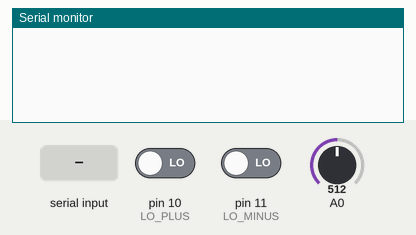
A sketch run on a simulated Arduino Uno, built with avr-gcc and run on an emulated ATmega328P. Shown: the last lines printed to the serial monitor. Inputs (shaded band) come from the test bench; at power-on: pin 10 (LO_PLUS) LOW, pin 11 (LO_MINUS) LOW, A0 = 512.

Above: at 1.2 s.
1.3 s: "HELLO\n" received over Serial
At 1.7 s:
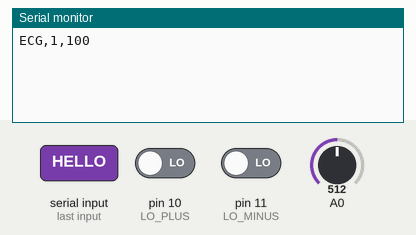
2.8 s: byte 10 ('\n') received over Serial
At 4.0 s:
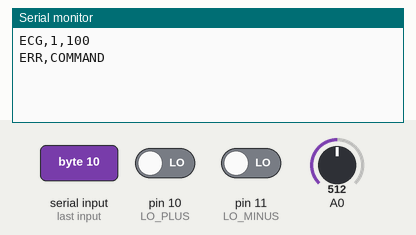
4.3 s: "START\n" received over Serial
At 5.0 s:
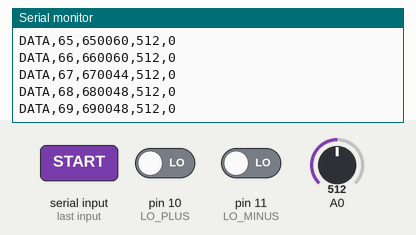
5.8 s: "PLOT\n" received over Serial
At 6.7 s:
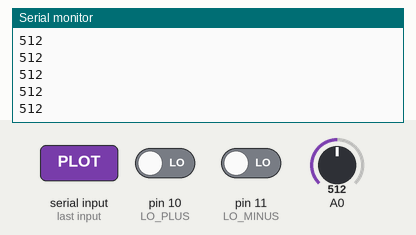
7.7 s: "STOP\n" received over Serial
At 8.9 s:
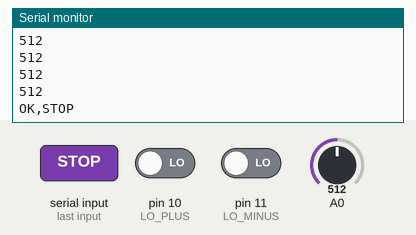

The sketch:

ECG_Mega.ino
```cpp
#include <Arduino.h>
#include <string.h>

// Protocolo ECG/1. Solo pruebas de banco, sin electrodos en personas.
const uint16_t FS = 100; // 10 ms, como el sketch original. También se admite 250 Hz.
const uint32_t PERIOD_US = 1000000UL / FS;
const bool CHECK_LEADS = true; // Activar solo tras confirmar el cableado.
const uint8_t LO_PLUS = 10, LO_MINUS = 11;
bool streaming = false, plotOnly = false;
uint32_t nextSample = 0, seq = 0, origin = 0;
char command[24];
uint8_t length = 0;
bool overflow = false;

void handleCommand() {
  if (!strcmp(command, "HELLO")) {
    streaming = false; plotOnly = false;
    Serial.print(F("ECG,1,")); Serial.println(FS);
  } else if (!strcmp(command, "START") || !strcmp(command, "PLOT")) {
    streaming = false;
    plotOnly = !strcmp(command, "PLOT");
    if (!plotOnly) Serial.println(F("OK,START"));
    seq = 0;
    origin = micros(); nextSample = origin;
    streaming = true;
  } else if (!strcmp(command, "STOP")) {
    streaming = false; plotOnly = false;
    Serial.println(F("OK,STOP"));
  } else {
    Serial.println(F("ERR,COMMAND"));
  }
}
void setup() {
  Serial.begin(115200);
  analogReference(DEFAULT);
  pinMode(A0, INPUT);
  if (CHECK_LEADS) {
    pinMode(LO_PLUS, INPUT);
    pinMode(LO_MINUS, INPUT);
  }
}
void loop() {
  // Limitar el trabajo de lectura por iteracion.
  for (uint8_t i=0; i<32 && Serial.available(); ++i) {
    char c = Serial.read();
    if (c == '\r') continue;
    if (c == '\n') {
      if (overflow) Serial.println(F("ERR,COMMAND"));
      else { command[length] = '\0'; handleCommand(); }
      length=0; overflow=false;
    } else if (!overflow) {
      if (length < sizeof(command)-1) command[length++] = c;
      else overflow=true;
    }
  }
  if (!streaming) return;
  uint32_t now = micros();
  if ((int32_t)(now-nextSample) < 0) return;
  uint32_t missed = (now-nextSample)/PERIOD_US;
  seq += missed;
  nextSample += (missed+1)*PERIOD_US;
  uint32_t stamp = micros()-origin;
  int value = analogRead(A0);
  int lead = CHECK_LEADS ? (digitalRead(LO_PLUS)==HIGH || digitalRead(LO_MINUS)==HIGH ? 1 : 0) : -1;
  // PLOT: raw ADC only, as in the reference sketch. Bench diagnostics only.
  if (plotOnly) {
    if (stamp >= 60000000UL) { streaming = false; plotOnly = false; return; }
    Serial.println(value); seq++; return;
  }
  Serial.print(F("DATA,")); Serial.print(seq++); Serial.print(',');
  Serial.print(stamp); Serial.print(','); Serial.print(value); Serial.print(','); Serial.println(lead);
}
```

Measured:
- after the input at 1.3 s, the serial monitor: prints a new line at once (image 1)
- after the input at 2.8 s, the serial monitor: prints a new line at once (image 2)
- after the input at 4.3 s, the serial monitor: prints a new line at once (image 3)
